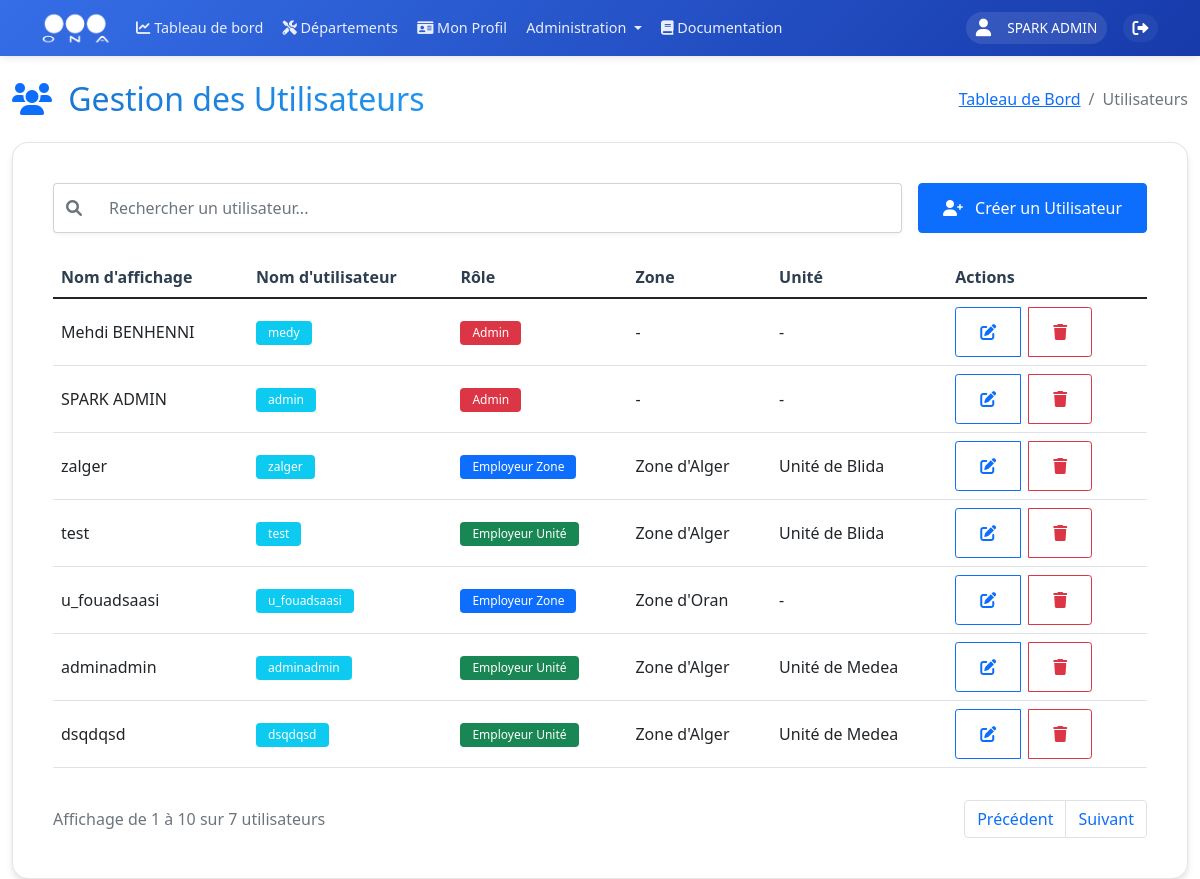
The app's page /admin/users (signed in) with its own data.
### models.py (models this page shows, shortened)
class User(UserMixin, db.Model):
    __tablename__ = 'users'
    id = db.Column(db.Integer, primary_key=True)
    username = db.Column(db.String(80), unique=True, nullable=False, index=True)
    nickname = db.Column(db.String(80), index=True)
    email = db.Column(db.String(120), unique=True, nullable=True, index=True)
    password_hash = db.Column(db.String(128))
    role = db.Column(db.String(20), nullable=False, default=UserRole.UTILISATEUR, index=True)
    is_active = db.Column(db.Boolean, default=True, index=True)
    last_login = db.Column(db.DateTime, index=True)
    unit_id = db.Column(db.Integer, db.ForeignKey('units.id', ondelete='SET NULL'), nullable=True, index=True)
    zone_id = db.Column(db.Integer, db.ForeignKey('zones.id', ondelete='SET NULL'), nullable=True, index=True)
    created_at = db.Column(db.DateTime, default=datetime.utcnow, index=True)
    updated_at = db.Column(db.DateTime, default=datetime.utcnow, onupdate=datetime.utcnow, index=True)
    profile = db.relationship('UserProfile', backref='user', uselist=False, lazy=True, cascade='all, delete-orphan')
    incidents = db.relationship('Incident', backref='author', lazy=True)

class Zone(db.Model):
    __tablename__ = 'zones'
    id = db.Column(db.Integer, primary_key=True)
    name = db.Column(db.String(100), unique=True, nullable=False, index=True)
    code = db.Column(db.String(10), unique=True, nullable=False, index=True)
    email = db.Column(db.String(120), unique=True, nullable=True)
    phone = db.Column(db.String(20), nullable=True)
    description = db.Column(db.Text)
    address = db.Column(db.String(200))
    director_id = db.Column(db.Integer, db.ForeignKey('users.id'), nullable=True)
    units = db.relationship('Unit', backref='zone', lazy=True, cascade='all, delete-orphan')
    users = db.relationship('User', backref='assigned_zone', lazy=True, foreign_keys='User.zone_id')
    director = db.relationship('User', foreign_keys=[director_id], backref='directed_zone', lazy=True)
    created_at = db.Column(db.DateTime, default=datetime.utcnow, index=True)
    updated_at = db.Column(db.DateTime, default=datetime.utcnow, onupdate=datetime.utcnow, index=True)

class Unit(db.Model):
    __tablename__ = 'units'
    id = db.Column(db.Integer, primary_key=True)
    name = db.Column(db.String(100), nullable=False, index=True)
    code = db.Column(db.String(10), unique=True, nullable=False, index=True)
    email = db.Column(db.String(120), unique=True, nullable=True)
    phone = db.Column(db.String(20), nullable=True)
    description = db.Column(db.Text)
    address = db.Column(db.String(200))
    zone_id = db.Column(db.Integer, db.ForeignKey('zones.id', ondelete='CASCADE'), nullable=False, index=True)
    director_id = db.Column(db.Integer, db.ForeignKey('users.id'), nullable=True)
    centers = db.relationship('Center', backref='unit', lazy=True, cascade='all, delete-orphan')
    users = db.relationship('User', backref='assigned_unit', lazy=True, foreign_keys='User.unit_id')
    director = db.relationship('User', foreign_keys=[director_id], backref='directed_unit', lazy=True)
    incidents = db.relationship('Incident', backref='unit', lazy=True)
    created_at = db.Column(db.DateTime, default=datetime.utcnow, index=True)
    updated_at = db.Column(db.DateTime, default=datetime.utcnow, onupdate=datetime.utcnow, index=True)

### routes/users.py (the view)
@users.route('/admin/users')
@login_required
@admin_required
def manage_users():
    users = User.query.options(
        db.joinedload(User.assigned_zone),
        db.joinedload(User.assigned_unit)
    ).all()
    zones = Zone.query.order_by(Zone.name).all()
    zones_data = [{'id': zone.id, 'name': zone.name} for zone in zones]
    available_roles = [
        UserRole.EMPLOYEUR_DG,
        UserRole.EMPLOYEUR_ZONE,
        UserRole.EMPLOYEUR_UNITE,
        UserRole.UTILISATEUR
    ]
    if current_user.role == UserRole.ADMIN:
        available_roles = [UserRole.ADMIN] + available_roles
    return render_template('admin/users.html',
                         users=users,
                         zones=zones,
                         zones_data=zones_data,
                         UserRole=UserRole,
                         available_roles=available_roles,
                         current_user=current_user)  # Pass current_user and available_roles to template

### templates/admin/users.html (shortened to what this page needs)
{% extends "base/base.html" %}
{% block content %}
<div class="container-fluid mt-4">
    <div class="row mb-4">
        <div class="col-12">
            <div class="d-flex flex-column flex-md-row justify-content-between align-items-start align-items-md-center gap-3">
                <h2 class="mb-0">
                    <i class="fas fa-users me-2 text-primary"></i>
                    <span class="gradient-text">Gestion des Utilisateurs</span>
                </h2>
                <nav aria-label="breadcrumb">
                    <ol class="breadcrumb mb-0">
                        <li class="breadcrumb-item"><a href="{{ url_for('main_dashboard.dashboard') }}">Tableau de Bord</a></li>
                        <li class="breadcrumb-item active">Utilisateurs</li>
                    </ol>
                </nav>
            </div>
        </div>
    </div>
    <div class="row">
        <div class="col-12">
            <div class="glass-card">
                <div class="card-body">
                    <div class="d-flex flex-column flex-md-row justify-content-between align-items-stretch gap-3 mb-4">
                        <div class="flex-grow-1">
                            <div class="input-group">
                                <span class="input-group-text">
                                    <i class="fas fa-search"></i>
                                </span>
                                <input type="text" id="searchInput" class="form-control" placeholder="Rechercher un utilisateur...">
                            </div>
                        </div>
                        <div>
                            <button id="createUserBtn" class="btn btn-primary w-100">
                                <i class="fas fa-user-plus me-2"></i>
                                Créer un Utilisateur
                            </button>
                        </div>
                    </div>
                    <div class="table-responsive">
                        <table class="table table-hover" id="usersTable">
                            <thead>
                                <tr>
                                    <th class="text-nowrap">Nom d'affichage</th>
                                    <th class="text-nowrap">Nom d'utilisateur</th>
                                    <th class="text-nowrap">Rôle</th>
                                    <th class="text-nowrap">Zone</th>
                                    <th class="text-nowrap">Unité</th>
                                    <th class="text-nowrap">Actions</th>
                                </tr>
                            </thead>
                            <tbody>
                                {% for user in users %}
                                <tr>
                                    <td class="text-break">{{ user.nickname if user.nickname else '-' }}</td>
                                    <td><span class="badge bg-info text-break">{{ user.username }}</span></td>
                                    <td>
                                        {% if user.role == UserRole.ADMIN %}
                                            <span class="badge bg-danger text-wrap">{{ UserRole.get_role_display_name(user.role) }}</span>
                                        {% elif user.role == UserRole.EMPLOYEUR_DG %}
                                            <span class="badge bg-warning text-wrap">{{ UserRole.get_role_display_name(user.role) }}</span>
                                        {% elif user.role == UserRole.EMPLOYEUR_ZONE %}
                                            <span class="badge bg-primary text-wrap">{{ UserRole.get_role_display_name(user.role) }}</span>
                                        {% elif user.role == UserRole.EMPLOYEUR_UNITE %}
                                            <span class="badge bg-success text-wrap">{{ UserRole.get_role_display_name(user.role) }}</span>
                                        {% else %}
                                            <span class="badge bg-secondary text-wrap">{{ UserRole.get_role_display_name(user.role) }}</span>
                                        {% endif %}
                                    </td>
                                    <td class="text-break">{{ user.assigned_zone.name if user.assigned_zone else '-' }}</td>
                                    <td class="text-break">{{ user.assigned_unit.name if user.assigned_unit else '-' }}</td>
                                    <td>
                                        <div class="btn-group" role="group">
                                            <button class="btn btn-sm btn-outline-primary edit-user me-2" data-user-id="{{ user.id }}"
                                                    data-username="{{ user.username }}"
                                                    data-nickname="{{ user.nickname }}"
                                                    data-role="{{ user.role }}"
                                                    data-zone="{{ user.assigned_zone.id if user.assigned_zone else '' }}"
                                                    data-unit="{{ user.assigned_unit.id if user.assigned_unit else '' }}"
                                                    data-bs-toggle="tooltip"
                                                    title="Modifier l'utilisateur">
                                                <i class="fas fa-edit"></i>
                                            </button>
                                            <button class="btn btn-sm btn-outline-danger delete-user" data-user-id="{{ user.id }}" data-bs-toggle="tooltip" title="Supprimer l'utilisateur">
                                                <i class="fas fa-trash"></i>
                                            </button>
                                        </div>
                                    </td>
                                </tr>
                                {% endfor %}
                            </tbody>
                        </table>
                    </div>
                    <div class="d-flex flex-column flex-md-row justify-content-between align-items-center gap-3 mt-3">
                        <div class="text-muted order-2 order-md-1">
                            Affichage de <span id="startRange">1</span> à <span id="endRange">10</span> sur <span id="totalItems">{{ users|length }}</span> utilisateurs
                        </div>
                        <nav aria-label="Page navigation" class="order-1 order-md-2">
                            <ul class="pagination mb-0">
                                <li class="page-item">
                                    <button class="page-link" id="prevPage">Précédent</button>
                                </li>
                                <li class="page-item">
                                    <button class="page-link" id="nextPage">Suivant</button>
                                </li>
                            </ul>
                        </nav>
                    </div>
                </div>
            </div>
        </div>
    </div>
</div>
{% endblock %}
{% block extra_css %}
<link rel="stylesheet" href="{{ url_for('static', filename='css/admin/users.css') }}">
{% endblock %}

### templates/base/base.html (shortened to what this page needs)
<!DOCTYPE html>
<html lang="fr" dir="ltr">
<head>
    <link href="https://cdn.jsdelivr.net/npm/bootstrap@5.1.3/dist/css/bootstrap.min.css" rel="stylesheet">
    <link href="https://cdnjs.cloudflare.com/ajax/libs/font-awesome/6.0.0/css/all.min.css" rel="stylesheet">
    <link rel="stylesheet" href="https://unpkg.com/leaflet@1.9.4/dist/leaflet.css" />
    <link rel="stylesheet" href="https://cdn.datatables.net/1.11.5/css/dataTables.bootstrap5.min.css">
    {% block extra_css %}{% endblock %}
</head>
<body>
    <nav class="navbar navbar-expand-lg sticky-top">
        <div class="container">
            <a class="navbar-brand" href="{{ url_for('main_dashboard.dashboard') }}">
                <img src="{{ url_for('static', filename='images/ona_logo.png') }}" alt="ONA">
            </a>
            <div class="collapse navbar-collapse" id="navbarNav">
                <ul class="navbar-nav me-auto mb-2 mb-lg-0">
                    <li class="nav-item">
                        <a class="nav-link" href="{{ url_for('main_dashboard.dashboard') }}">
                            <i class="fas fa-chart-line"></i>
                            <span>Tableau de bord</span>
                        </a>
                    </li>
                    <li class="nav-item">
                        <a class="nav-link" href="{{ url_for('departements') }}">
                            <i class="fas fa-tools"></i>
                            <span>Départements</span>
                        </a>
                    </li>
                    {% if current_user.is_authenticated %}
                    <li class="nav-item">
                        <a class="nav-link" href="{{ url_for('profiles.view_profile') }}">
                            <i class="fas fa-id-card"></i>
                            <span>Mon Profil</span>
                        </a>
                    </li>
                    {% if current_user.role == 'Admin' %}
                    <li class="nav-item dropdown">
                        <a class="nav-link dropdown-toggle" href="#" id="adminDropdown" role="button" data-bs-toggle="dropdown">
                            Administration
                        </a>
                    </li>
                    {% endif %}
                    {% endif %}
                    <li class="nav-item">
                        <a class="nav-link {% if active_page == 'documentation' %}active{% endif %}" href="{{ url_for('documentation.view_documentation') }}">
                            <i class="fas fa-book"></i> Documentation
                        </a>
                    </li>
                </ul>
                <div class="user-section">
                    <div class="d-flex align-items-center">
                        {% if current_user.is_authenticated %}
                            <div class="user-info">
                                <i class="fas fa-user me-2"></i>
                                <span>
                                    {% if current_user.nickname %}
                                        {{ current_user.nickname }}
                                    {% else %}
                                        {{ current_user.username }}
                                    {% endif %}
                                </span>
                            </div>
                            <a href="{{ url_for('auth.logout') }}" class="logout-btn text-white text-decoration-none ms-2" title="Déconnexion">
                                <i class="fas fa-sign-out-alt"></i>
                            </a>
                        {% else %}
                            <a href="{{ url_for('auth.login') }}" class="btn btn-light">Connexion</a>
                        {% endif %}
                    </div>
                </div>
            </div>
        </div>
    </nav>
    {% block content %}{% endblock %}
</body>
</html>

### records on screen
User: nickname "SPARK ADMIN", username "admin", get_role_display_name "Admin", assigned_zone "-", assigned_unit "-"
User: nickname "Mehdi BENHENNI", username "medy", get_role_display_name "Admin", assigned_zone "-", assigned_unit "-"
User: nickname "zalger", username "zalger", get_role_display_name "Employeur Zone", assigned_zone "Zone d'Alger", assigned_unit "Unité de Blida"
User: nickname "test", username "test", get_role_display_name "Employeur Unité", assigned_zone "Zone d'Alger", assigned_unit "Unité de Blida"
User: nickname "u_fouadsaasi", username "u_fouadsaasi", get_role_display_name "Employeur Zone", assigned_zone "Zone d'Oran", assigned_unit "-"
User: nickname "adminadmin", username "adminadmin", get_role_display_name "Employeur Unité", assigned_zone "Zone d'Alger", assigned_unit "Unité de Medea"
User: nickname "dsqdqsd", username "dsqdqsd", get_role_display_name "Employeur Unité", assigned_zone "Zone d'Alger", assigned_unit "Unité de Medea"

### other values on screen
{{ users|length }} "7"
